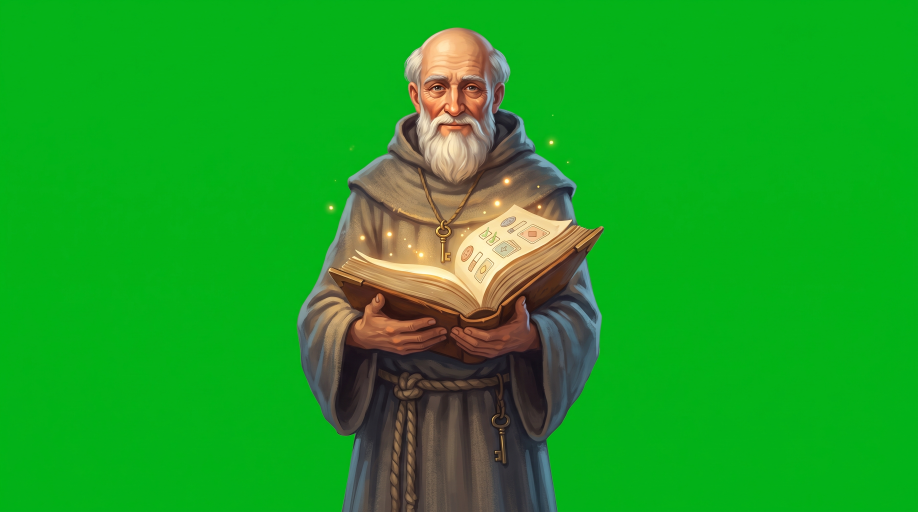
#> input picture assets/film/intro/src/ansgar_bok.jpeg, 2752 x 1536 px (shown at 1/3 size)
$ python -i cutout.py   (imports and definitions only)
#> lines starting #> are read from the running program, lines starting #| are printed output that depends on the picture; after the words box and inside, x2 and y2 are one past the last pixel; in counts of white or black regions, pixels touching at a corner belong together
"""Bildene til åpningsfilmen (docs/film/manus.md) gjort klare for nettleseren.

Eieren maler hvert lag for seg (`assets/film/intro/src/<navn>.jpeg`). Det som
står på jevn grønn bakgrunn (#00FF00), klippes ut: alfa etter hvor mye
grønnere pikselen er enn rødt og blått, og grønnskjæret tas av kantene. Alt
skrives som webp med høyst `WIDTH` piksler i bredden til
`assets/film/intro/<navn>.webp`, og målene til `assets/film/intro/sizes.json`
(filmen trenger forholdet før bildet er lastet).

  python3 tools/film/cutout.py [navn ...]
"""

import json
import sys
from pathlib import Path

import numpy as np
from scipy import ndimage
from PIL import Image

ROOT = Path(__file__).resolve().parents[2]
SRC = ROOT / "assets/film/intro/src"
OUT = ROOT / "assets/film/intro"
WIDTH = 2048
# Grønnere enn rødt og blått med så mye (0..1): helt gjennomsiktig over HI,
# helt dekkende under LO.
LO, HI = 0.10, 0.32
# Et utklipp som når kanten av bildet, ville endt i en rett, skarp kant i
# verden (eieren 16. oktober: «se på hvordan du klipper ting»). Der det når
# kanten, tones det bort over `EDGE` av bildet. Båndene som gjentas sidelengs
# (`TILES`), og bunnen av dem, står i ett og tones ikke.
EDGE = 0.08
TILES = {"aaser_fjerne", "aaser_naere", "forgrunn_gress", "forgrunn_steiner", "veien_natt", "jordlag"}
# Bilder som må beskjæres før de klippes (brøk: venstre, topp, høyre, bunn).
CROP = {}


def keyed(rgb):
    """Alfa og fargene uten grønnskjær for et bilde på grønn bakgrunn."""
    c = rgb.astype(np.float32) / 255.0
    r, g, b = c[..., 0], c[..., 1], c[..., 2]
    over = g - np.maximum(r, b)
    alpha = 1.0 - np.clip((over - LO) / (HI - LO), 0.0, 1.0)
    # Grønnskjæret: grønt kan ikke være sterkere enn det sterkeste av rødt og blått.
    c[..., 1] = np.minimum(g, np.maximum(r, b) + 0.02)
    return np.dstack([c, alpha])


def green_background(rgb):
    """Står bildet (helt eller delvis) på grønn bakgrunn? Da er en god del av
    pikslene rent grønne (himmelen over åsene, vinduet i fasaden)."""
    c = rgb[::4, ::4].astype(np.float32) / 255.0
    return float(np.mean((c[..., 1] - np.maximum(c[..., 0], c[..., 2])) > 0.35)) > 0.04


def soften(rgba, tile):
    """Toner utklippet bort mot kantene det når."""
    a = rgba[..., 3]
    h, w = a.shape
    n = max(2, int(EDGE * min(w, h)))
    ramp = np.linspace(0.0, 1.0, n, dtype=np.float32)
    ramp = ramp * ramp * (3 - 2 * ramp)
    sides = {"top": a[0], "bottom": a[-1], "left": a[:, 0], "right": a[:, -1]}
    touched = [k for k, e in sides.items() if (e > 0.5).mean() > 0.02 and not (tile and k in ("left", "right", "bottom"))]
    for k in touched:
        if k == "top":
            a[:n] *= ramp[:, None]
        elif k == "bottom":
            a[-n:] *= ramp[::-1, None]
        elif k == "left":
            a[:, :n] *= ramp[None, :]
        else:
            a[:, -n:] *= ramp[None, ::-1]
    return touched


def islands(rgba):
    """Tar bort løse småbiter (under 1 % av den største biten), som en
    blomst som står for seg selv ved siden av motivet."""
    solid = rgba[..., 3] > 0.5
    lab, n = ndimage.label(solid)
    if n < 2:
        return
    area = ndimage.sum(solid, lab, range(1, n + 1))
    small = [i + 1 for i, a in enumerate(area) if a < area.max() * 0.01]
    if small:
        gone = ndimage.binary_dilation(np.isin(lab, small), iterations=3) & ~np.isin(lab, [i + 1 for i, a in enumerate(area) if a >= area.max() * 0.01])
        rgba[..., 3][gone] = 0


def hole(rgba):
    """Det største gjennomsiktige hullet inne i motivet (vinduet i fasaden),
    som brøk av bildet: midten og størrelsen, eller None."""
    clear = rgba[..., 3] < 0.5
    lab, n = ndimage.label(clear)
    edge = set(np.unique(np.concatenate([lab[0], lab[-1], lab[:, 0], lab[:, -1]])))
    inner = [i for i in range(1, n + 1) if i not in edge]
    if not inner:
        return None
    area = ndimage.sum(clear, lab, inner)
    k = inner[int(np.argmax(area))]
    if area.max() < clear.size * 0.002:
        return None
    ys, xs = np.nonzero(lab == k)
    h, w = clear.shape
    return {"x": round(float(xs.mean()) / w, 4), "y": round(float(ys.mean()) / h, 4), "w": round(float(xs.max() - xs.min()) / w, 4), "h": round(float(ys.max() - ys.min()) / h, 4)}


def build(src):
    im = Image.open(src).convert("RGB")
    if src.stem in CROP:
        l, t, r, b = CROP[src.stem]
        im = im.crop((round(l * im.width), round(t * im.height), round(r * im.width), round(b * im.height)))
    if im.width > WIDTH:
        im = im.resize((WIDTH, round(im.height * WIDTH / im.width)), Image.LANCZOS)
    rgb = np.asarray(im)
    soft = []
    opening = None
    if green_background(rgb):
        rgba = keyed(rgb)
        islands(rgba)
        soft = soften(rgba, src.stem in TILES)
        opening = hole(rgba)
        out = Image.fromarray((rgba * 255 + 0.5).astype(np.uint8), "RGBA")
        kind = "cutout"
    else:
        out = im
        kind = "plate"
    out.save(OUT / f"{src.stem}.webp", quality=88, method=6)
    return {"w": out.width, "h": out.height, "kind": kind, **({"soft": soft} if soft else {}), **({"hole": opening} if opening else {})}


def main(names):
    sizes_path = OUT / "sizes.json"
    sizes = json.loads(sizes_path.read_text()) if sizes_path.exists() else {}
    for src in sorted(SRC.glob("*.jp*g")) + sorted(SRC.glob("*.png")):
        if names and src.stem not in names:
            continue
        sizes[src.stem] = build(src)
#> in build, im is the input picture: PIL image 2752x1536 RGB; mean R, G, B 27.6, 160.5, 35.2
#> in keyed, `r, g, b = c[..., 0], c[..., 1], c[..., 2]`:
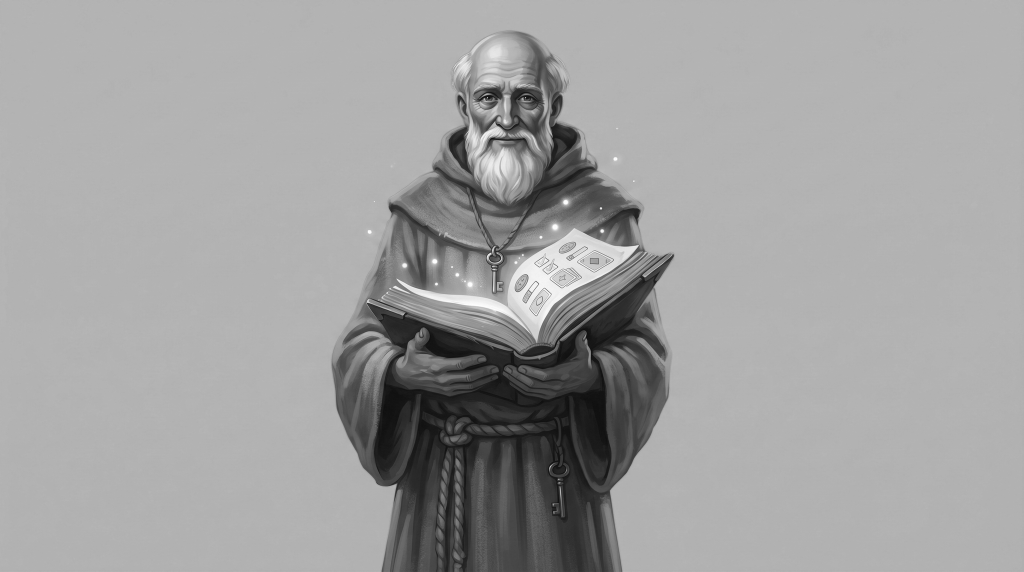
#> g: shape (1143, 2048) float32 (shown at 1/2 size); min 0.0392, max 1, mean 0.63
#> in keyed, `c[..., 1] = np.minimum(g, np.maximum(r, b) + 0.02)`:
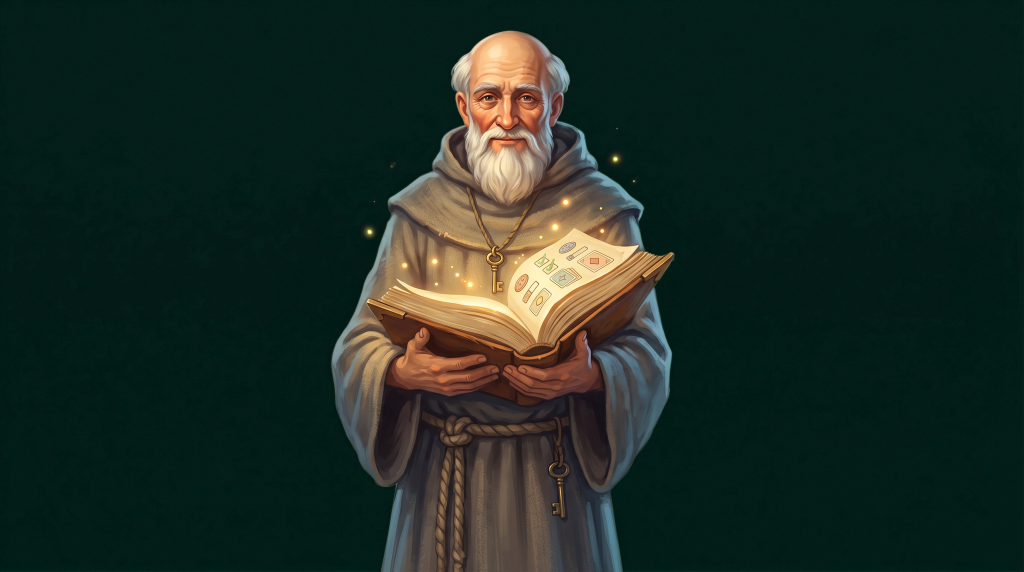
#> c: shape (1143, 2048, 3) float32 (shown at 1/2 size); mean R, G, B 0.109, 0.171, 0.139
#> in keyed, `c[..., 1] = np.minimum(g, np.maximum(r, b) + 0.02)`:
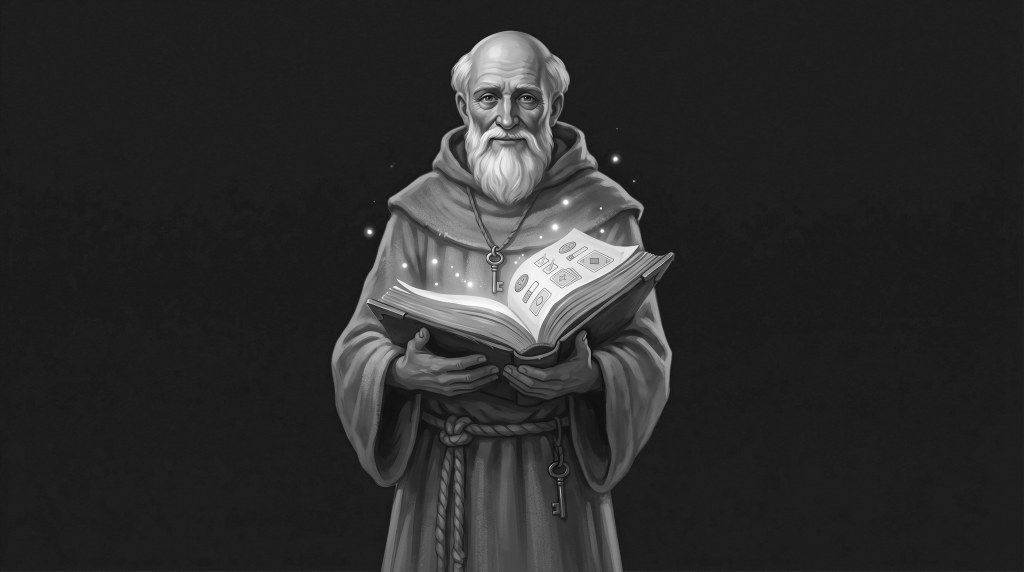
#> g: shape (1143, 2048) float32 (shown at 1/2 size); min 0.0392, max 1, mean 0.169
#> in islands, `solid = rgba[..., 3] > 0.5`: solid: shape (1143, 2048) bool; 21.6% white; 4 white regions (1 under 20 px), largest, box (x1, y1, x2, y2) and area: (663, 62, 1348, 1143) 504355, (735, 459, 744, 469) 77, (1226, 313, 1236, 323) 74
#> in islands, `lab, n = ndimage.label(solid)`:
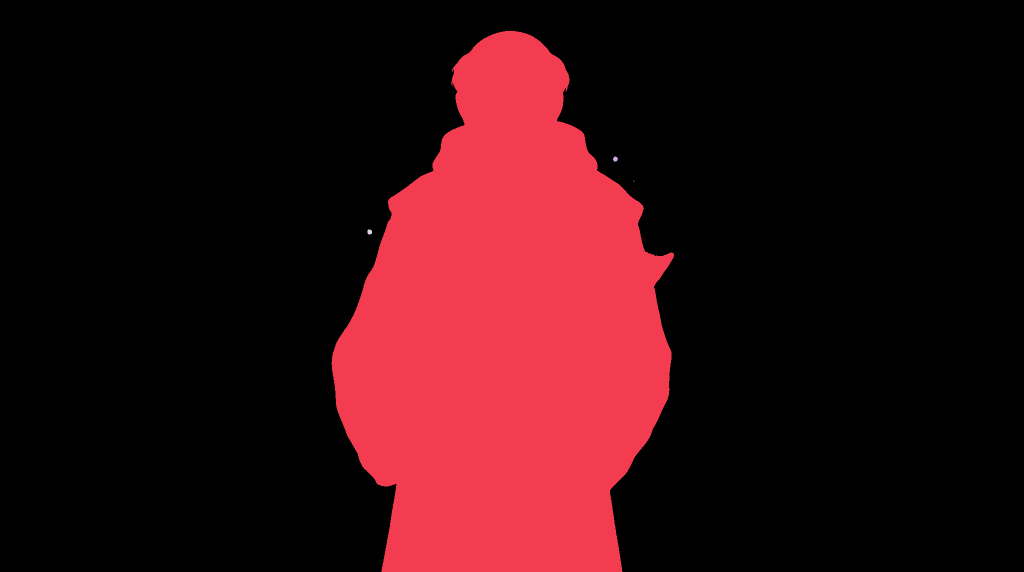
#> lab: shape (1143, 2048) int32 (shown at 1/2 size); 5 distinct labels, from 0 to 4; one colour per label, 0 black
#> in islands, `lab, n = ndimage.label(solid)`: n = 4
#> in islands, `area = ndimage.sum(solid, lab, range(1, n + 1))`: area = [504355, 74, 3, 77]
#> in islands, `small = [i + 1 for i, a in enumerate(area) if a < area.max() * 0.01]`: small = [2, 3, 4]
#> in islands, `gone = ndimage.binary_dilation(np.isin(lab, small), iterations=3) & ~n..`:
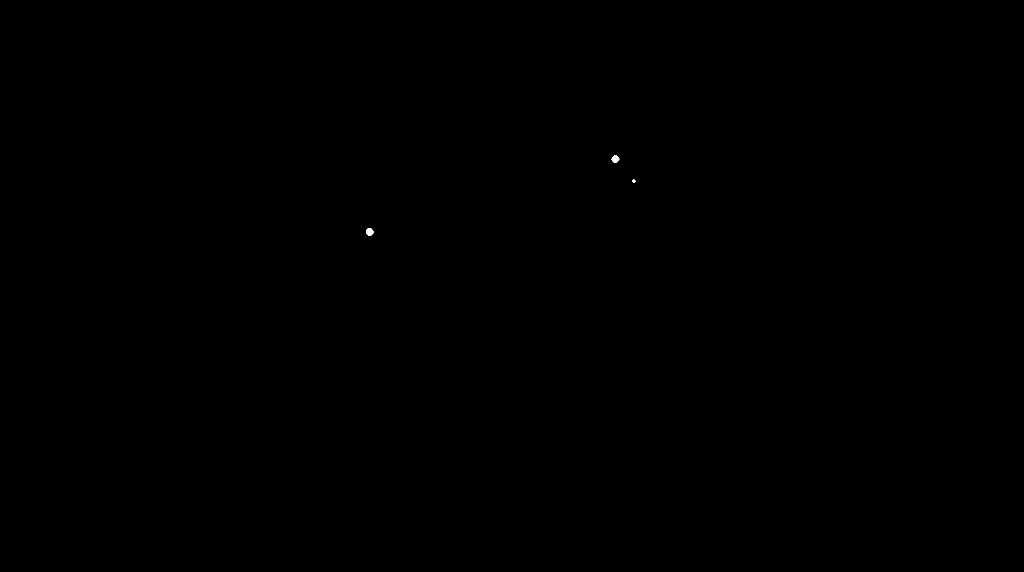
#> gone: shape (1143, 2048) bool (shown at 1/2 size); 0.02% white; 3 white regions, box (x1, y1, x2, y2) and area: (732, 456, 747, 472) 182, (1223, 310, 1239, 326) 173, (1264, 358, 1272, 366) 36
#> in soften, `touched = [k for k, e in sides.items() if (e > 0.5).mean() > 0.02 and ..`: touched = ['bottom']
#> the loop in soften, `for k in touched:` made 1 pass
#> after the loop in soften, `for k in touched:`:
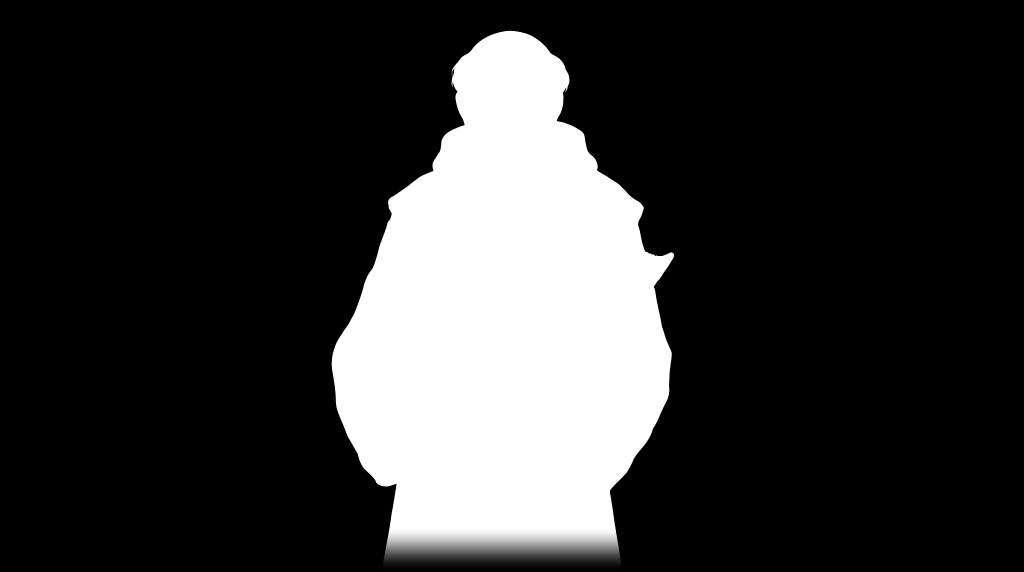
#> a: shape (1143, 2048) float32 (shown at 1/2 size); min 0, max 1, mean 0.206
#> in hole, `clear = rgba[..., 3] < 0.5`:
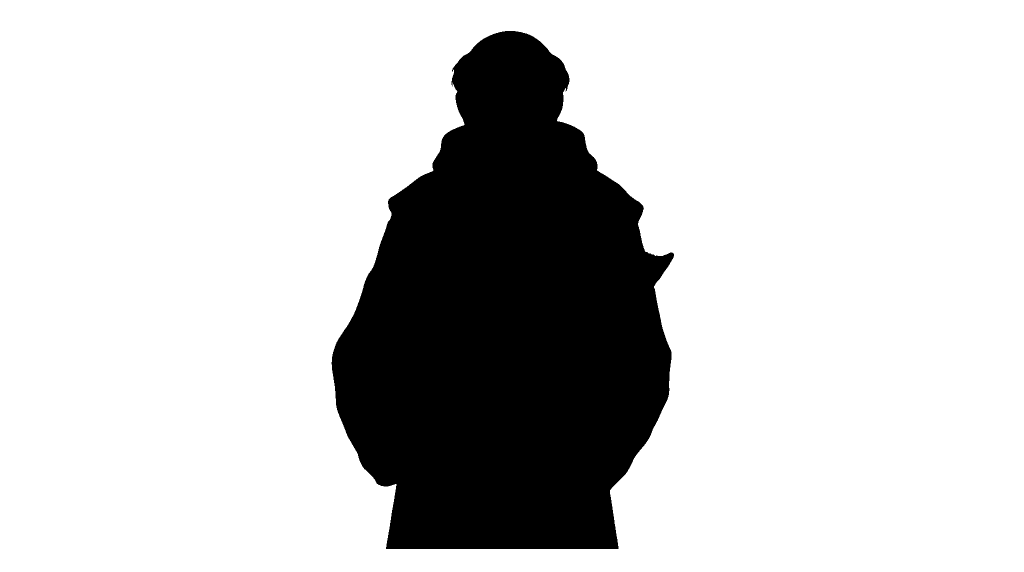
#> clear: shape (1143, 2048) bool (shown at 1/2 size); 79.4% white; 1 black region, box (x1, y1, x2, y2) and area: (663, 62, 1348, 1098) 482995
#> in hole, `lab, n = ndimage.label(clear)`: n = 1
#> in hole, `edge = set(np.unique(np.concatenate([lab[0], lab[-1], lab[:, 0], lab[:..`: edge = 1 item
#> in hole, `inner = [i for i in range(1, n + 1) if i not in edge]`: inner = []
        print(src.stem, sizes[src.stem])
#| ansgar_bok {'w': 2048, 'h': 1143, 'kind': 'cutout', 'soft': ['bottom']}
        if sizes[src.stem].get("soft") and src.stem not in TILES:
            print(f"  {src.stem} rører kanten ({', '.join(sizes[src.stem]['soft'])}): be om et nytt bilde med alt inne i bildet (docs/prompter/film.md)")
#|   ansgar_bok rører kanten (bottom): be om et nytt bilde med alt inne i bildet (docs/prompter/film.md)
    sizes_path.write_text(json.dumps(dict(sorted(sizes.items())), indent=1) + "\n")


# [2 lines not run here, left out]

>>> result = main('../../assets/film/intro/src/ansgar_bok.jpeg')
